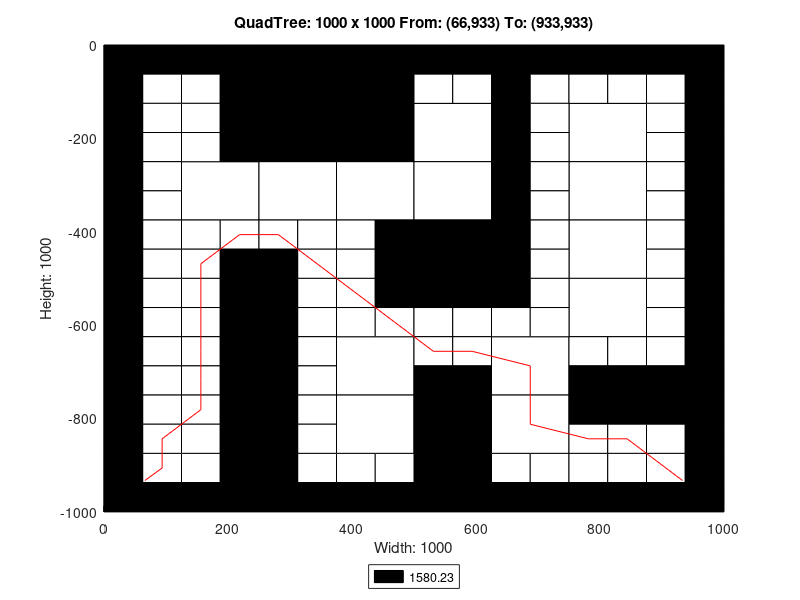

Reproduce this figure in MATLAB.
axis([0 1000 -1000 0]);
title('QuadTree: 1000 x 1000 From: (66,933) To: (933,933)');
xlabel('Width: 1000');
ylabel('Height: 1000');
rectangle('Position',[250 -250 250 250], 'FaceColor',[0 0 0]);
rectangle('Position',[125 -375 125 125], 'FaceColor',[1 1 1]);
rectangle('Position',[250 -375 125 125], 'FaceColor',[1 1 1]);
rectangle('Position',[375 -375 125 125], 'FaceColor',[1 1 1]);
rectangle('Position',[500 -250 125 125], 'FaceColor',[1 1 1]);
rectangle('Position',[750 -250 125 125], 'FaceColor',[1 1 1]);
rectangle('Position',[500 -375 125 125], 'FaceColor',[1 1 1]);
rectangle('Position',[500 -500 125 125], 'FaceColor',[0 0 0]);
rectangle('Position',[750 -375 125 125], 'FaceColor',[1 1 1]);
rectangle('Position',[750 -500 125 125], 'FaceColor',[1 1 1]);
rectangle('Position',[375 -750 125 125], 'FaceColor',[1 1 1]);
rectangle('Position',[375 -875 125 125], 'FaceColor',[1 1 1]);
rectangle('Position',[625 -750 125 125], 'FaceColor',[1 1 1]);
rectangle('Position',[750 -625 125 125], 'FaceColor',[1 1 1]);
rectangle('Position',[500 -875 125 125], 'FaceColor',[0 0 0]);
rectangle('Position',[625 -875 125 125], 'FaceColor',[1 1 1]);
rectangle('Position',[500 -1000 125 125], 'FaceColor',[0 0 0]);
rectangle('Position',[0 -62.5 62.5 62.5], 'FaceColor',[0 0 0]);
rectangle('Position',[62.5 -62.5 62.5 62.5], 'FaceColor',[0 0 0]);
rectangle('Position',[0 -125 62.5 62.5], 'FaceColor',[0 0 0]);
rectangle('Position',[62.5 -125 62.5 62.5], 'FaceColor',[1 1 1]);
rectangle('Position',[125 -62.5 62.5 62.5], 'FaceColor',[0 0 0]);
rectangle('Position',[187.5 -62.5 62.5 62.5], 'FaceColor',[0 0 0]);
rectangle('Position',[125 -125 62.5 62.5], 'FaceColor',[1 1 1]);
rectangle('Position',[187.5 -125 62.5 62.5], 'FaceColor',[0 0 0]);
rectangle('Position',[0 -187.5 62.5 62.5], 'FaceColor',[0 0 0]);
rectangle('Position',[62.5 -187.5 62.5 62.5], 'FaceColor',[1 1 1]);
rectangle('Position',[0 -250 62.5 62.5], 'FaceColor',[0 0 0]);
rectangle('Position',[62.5 -250 62.5 62.5], 'FaceColor',[1 1 1]);
rectangle('Position',[125 -187.5 62.5 62.5], 'FaceColor',[1 1 1]);
rectangle('Position',[187.5 -187.5 62.5 62.5], 'FaceColor',[0 0 0]);
rectangle('Position',[125 -250 62.5 62.5], 'FaceColor',[1 1 1]);
rectangle('Position',[187.5 -250 62.5 62.5], 'FaceColor',[0 0 0]);
rectangle('Position',[0 -312.5 62.5 62.5], 'FaceColor',[0 0 0]);
rectangle('Position',[62.5 -312.5 62.5 62.5], 'FaceColor',[1 1 1]);
rectangle('Position',[0 -375 62.5 62.5], 'FaceColor',[0 0 0]);
rectangle('Position',[62.5 -375 62.5 62.5], 'FaceColor',[1 1 1]);
rectangle('Position',[0 -437.5 62.5 62.5], 'FaceColor',[0 0 0]);
rectangle('Position',[62.5 -437.5 62.5 62.5], 'FaceColor',[1 1 1]);
rectangle('Position',[0 -500 62.5 62.5], 'FaceColor',[0 0 0]);
rectangle('Position',[62.5 -500 62.5 62.5], 'FaceColor',[1 1 1]);
rectangle('Position',[125 -437.5 62.5 62.5], 'FaceColor',[1 1 1]);
rectangle('Position',[187.5 -437.5 62.5 62.5], 'FaceColor',[1 1 1]);
rectangle('Position',[125 -500 62.5 62.5], 'FaceColor',[1 1 1]);
rectangle('Position',[187.5 -500 62.5 62.5], 'FaceColor',[0 0 0]);
rectangle('Position',[250 -437.5 62.5 62.5], 'FaceColor',[1 1 1]);
rectangle('Position',[312.5 -437.5 62.5 62.5], 'FaceColor',[1 1 1]);
rectangle('Position',[250 -500 62.5 62.5], 'FaceColor',[0 0 0]);
rectangle('Position',[312.5 -500 62.5 62.5], 'FaceColor',[1 1 1]);
rectangle('Position',[375 -437.5 62.5 62.5], 'FaceColor',[1 1 1]);
rectangle('Position',[437.5 -437.5 62.5 62.5], 'FaceColor',[0 0 0]);
rectangle('Position',[375 -500 62.5 62.5], 'FaceColor',[1 1 1]);
rectangle('Position',[437.5 -500 62.5 62.5], 'FaceColor',[0 0 0]);
rectangle('Position',[500 -62.5 62.5 62.5], 'FaceColor',[0 0 0]);
rectangle('Position',[562.5 -62.5 62.5 62.5], 'FaceColor',[0 0 0]);
rectangle('Position',[500 -125 62.5 62.5], 'FaceColor',[1 1 1]);
rectangle('Position',[562.5 -125 62.5 62.5], 'FaceColor',[1 1 1]);
rectangle('Position',[625 -62.5 62.5 62.5], 'FaceColor',[0 0 0]);
rectangle('Position',[687.5 -62.5 62.5 62.5], 'FaceColor',[0 0 0]);
rectangle('Position',[625 -125 62.5 62.5], 'FaceColor',[0 0 0]);
rectangle('Position',[687.5 -125 62.5 62.5], 'FaceColor',[1 1 1]);
rectangle('Position',[625 -187.5 62.5 62.5], 'FaceColor',[0 0 0]);
rectangle('Position',[687.5 -187.5 62.5 62.5], 'FaceColor',[1 1 1]);
rectangle('Position',[625 -250 62.5 62.5], 'FaceColor',[0 0 0]);
rectangle('Position',[687.5 -250 62.5 62.5], 'FaceColor',[1 1 1]);
rectangle('Position',[750 -62.5 62.5 62.5], 'FaceColor',[0 0 0]);
rectangle('Position',[812.5 -62.5 62.5 62.5], 'FaceColor',[0 0 0]);
rectangle('Position',[750 -125 62.5 62.5], 'FaceColor',[1 1 1]);
rectangle('Position',[812.5 -125 62.5 62.5], 'FaceColor',[1 1 1]);
rectangle('Position',[875 -62.5 62.5 62.5], 'FaceColor',[0 0 0]);
rectangle('Position',[937.5 -62.5 62.5 62.5], 'FaceColor',[0 0 0]);
rectangle('Position',[875 -125 62.5 62.5], 'FaceColor',[1 1 1]);
rectangle('Position',[937.5 -125 62.5 62.5], 'FaceColor',[0 0 0]);
rectangle('Position',[875 -187.5 62.5 62.5], 'FaceColor',[1 1 1]);
rectangle('Position',[937.5 -187.5 62.5 62.5], 'FaceColor',[0 0 0]);
rectangle('Position',[875 -250 62.5 62.5], 'FaceColor',[1 1 1]);
rectangle('Position',[937.5 -250 62.5 62.5], 'FaceColor',[0 0 0]);
rectangle('Position',[625 -312.5 62.5 62.5], 'FaceColor',[0 0 0]);
rectangle('Position',[687.5 -312.5 62.5 62.5], 'FaceColor',[1 1 1]);
rectangle('Position',[625 -375 62.5 62.5], 'FaceColor',[0 0 0]);
rectangle('Position',[687.5 -375 62.5 62.5], 'FaceColor',[1 1 1]);
rectangle('Position',[625 -437.5 62.5 62.5], 'FaceColor',[0 0 0]);
rectangle('Position',[687.5 -437.5 62.5 62.5], 'FaceColor',[1 1 1]);
rectangle('Position',[625 -500 62.5 62.5], 'FaceColor',[0 0 0]);
rectangle('Position',[687.5 -500 62.5 62.5], 'FaceColor',[1 1 1]);
rectangle('Position',[875 -312.5 62.5 62.5], 'FaceColor',[1 1 1]);
rectangle('Position',[937.5 -312.5 62.5 62.5], 'FaceColor',[0 0 0]);
rectangle('Position',[875 -375 62.5 62.5], 'FaceColor',[1 1 1]);
rectangle('Position',[937.5 -375 62.5 62.5], 'FaceColor',[0 0 0]);
rectangle('Position',[875 -437.5 62.5 62.5], 'FaceColor',[1 1 1]);
rectangle('Position',[937.5 -437.5 62.5 62.5], 'FaceColor',[0 0 0]);
rectangle('Position',[875 -500 62.5 62.5], 'FaceColor',[1 1 1]);
rectangle('Position',[937.5 -500 62.5 62.5], 'FaceColor',[0 0 0]);
rectangle('Position',[0 -562.5 62.5 62.5], 'FaceColor',[0 0 0]);
rectangle('Position',[62.5 -562.5 62.5 62.5], 'FaceColor',[1 1 1]);
rectangle('Position',[0 -625 62.5 62.5], 'FaceColor',[0 0 0]);
rectangle('Position',[62.5 -625 62.5 62.5], 'FaceColor',[1 1 1]);
rectangle('Position',[125 -562.5 62.5 62.5], 'FaceColor',[1 1 1]);
rectangle('Position',[187.5 -562.5 62.5 62.5], 'FaceColor',[0 0 0]);
rectangle('Position',[125 -625 62.5 62.5], 'FaceColor',[1 1 1]);
rectangle('Position',[187.5 -625 62.5 62.5], 'FaceColor',[0 0 0]);
rectangle('Position',[0 -687.5 62.5 62.5], 'FaceColor',[0 0 0]);
rectangle('Position',[62.5 -687.5 62.5 62.5], 'FaceColor',[1 1 1]);
rectangle('Position',[0 -750 62.5 62.5], 'FaceColor',[0 0 0]);
rectangle('Position',[62.5 -750 62.5 62.5], 'FaceColor',[1 1 1]);
rectangle('Position',[125 -687.5 62.5 62.5], 'FaceColor',[1 1 1]);
rectangle('Position',[187.5 -687.5 62.5 62.5], 'FaceColor',[0 0 0]);
rectangle('Position',[125 -750 62.5 62.5], 'FaceColor',[1 1 1]);
rectangle('Position',[187.5 -750 62.5 62.5], 'FaceColor',[0 0 0]);
rectangle('Position',[250 -562.5 62.5 62.5], 'FaceColor',[0 0 0]);
rectangle('Position',[312.5 -562.5 62.5 62.5], 'FaceColor',[1 1 1]);
rectangle('Position',[250 -625 62.5 62.5], 'FaceColor',[0 0 0]);
rectangle('Position',[312.5 -625 62.5 62.5], 'FaceColor',[1 1 1]);
rectangle('Position',[375 -562.5 62.5 62.5], 'FaceColor',[1 1 1]);
rectangle('Position',[437.5 -562.5 62.5 62.5], 'FaceColor',[0 0 0]);
rectangle('Position',[375 -625 62.5 62.5], 'FaceColor',[1 1 1]);
rectangle('Position',[437.5 -625 62.5 62.5], 'FaceColor',[1 1 1]);
rectangle('Position',[250 -687.5 62.5 62.5], 'FaceColor',[0 0 0]);
rectangle('Position',[312.5 -687.5 62.5 62.5], 'FaceColor',[1 1 1]);
rectangle('Position',[250 -750 62.5 62.5], 'FaceColor',[0 0 0]);
rectangle('Position',[312.5 -750 62.5 62.5], 'FaceColor',[1 1 1]);
rectangle('Position',[0 -812.5 62.5 62.5], 'FaceColor',[0 0 0]);
rectangle('Position',[62.5 -812.5 62.5 62.5], 'FaceColor',[1 1 1]);
rectangle('Position',[0 -875 62.5 62.5], 'FaceColor',[0 0 0]);
rectangle('Position',[62.5 -875 62.5 62.5], 'FaceColor',[1 1 1]);
rectangle('Position',[125 -812.5 62.5 62.5], 'FaceColor',[1 1 1]);
rectangle('Position',[187.5 -812.5 62.5 62.5], 'FaceColor',[0 0 0]);
rectangle('Position',[125 -875 62.5 62.5], 'FaceColor',[1 1 1]);
rectangle('Position',[187.5 -875 62.5 62.5], 'FaceColor',[0 0 0]);
rectangle('Position',[0 -937.5 62.5 62.5], 'FaceColor',[0 0 0]);
rectangle('Position',[62.5 -937.5 62.5 62.5], 'FaceColor',[1 1 1]);
rectangle('Position',[0 -1000 62.5 62.5], 'FaceColor',[0 0 0]);
rectangle('Position',[62.5 -1000 62.5 62.5], 'FaceColor',[0 0 0]);
rectangle('Position',[125 -937.5 62.5 62.5], 'FaceColor',[1 1 1]);
rectangle('Position',[187.5 -937.5 62.5 62.5], 'FaceColor',[0 0 0]);
rectangle('Position',[125 -1000 62.5 62.5], 'FaceColor',[0 0 0]);
rectangle('Position',[187.5 -1000 62.5 62.5], 'FaceColor',[0 0 0]);
rectangle('Position',[250 -812.5 62.5 62.5], 'FaceColor',[0 0 0]);
rectangle('Position',[312.5 -812.5 62.5 62.5], 'FaceColor',[1 1 1]);
rectangle('Position',[250 -875 62.5 62.5], 'FaceColor',[0 0 0]);
rectangle('Position',[312.5 -875 62.5 62.5], 'FaceColor',[1 1 1]);
rectangle('Position',[250 -937.5 62.5 62.5], 'FaceColor',[0 0 0]);
rectangle('Position',[312.5 -937.5 62.5 62.5], 'FaceColor',[1 1 1]);
rectangle('Position',[250 -1000 62.5 62.5], 'FaceColor',[0 0 0]);
rectangle('Position',[312.5 -1000 62.5 62.5], 'FaceColor',[0 0 0]);
rectangle('Position',[375 -937.5 62.5 62.5], 'FaceColor',[1 1 1]);
rectangle('Position',[437.5 -937.5 62.5 62.5], 'FaceColor',[1 1 1]);
rectangle('Position',[375 -1000 62.5 62.5], 'FaceColor',[0 0 0]);
rectangle('Position',[437.5 -1000 62.5 62.5], 'FaceColor',[0 0 0]);
rectangle('Position',[500 -562.5 62.5 62.5], 'FaceColor',[0 0 0]);
rectangle('Position',[562.5 -562.5 62.5 62.5], 'FaceColor',[0 0 0]);
rectangle('Position',[500 -625 62.5 62.5], 'FaceColor',[1 1 1]);
rectangle('Position',[562.5 -625 62.5 62.5], 'FaceColor',[1 1 1]);
rectangle('Position',[625 -562.5 62.5 62.5], 'FaceColor',[0 0 0]);
rectangle('Position',[687.5 -562.5 62.5 62.5], 'FaceColor',[1 1 1]);
rectangle('Position',[625 -625 62.5 62.5], 'FaceColor',[1 1 1]);
rectangle('Position',[687.5 -625 62.5 62.5], 'FaceColor',[1 1 1]);
rectangle('Position',[500 -687.5 62.5 62.5], 'FaceColor',[1 1 1]);
rectangle('Position',[562.5 -687.5 62.5 62.5], 'FaceColor',[1 1 1]);
rectangle('Position',[500 -750 62.5 62.5], 'FaceColor',[0 0 0]);
rectangle('Position',[562.5 -750 62.5 62.5], 'FaceColor',[0 0 0]);
rectangle('Position',[875 -562.5 62.5 62.5], 'FaceColor',[1 1 1]);
rectangle('Position',[937.5 -562.5 62.5 62.5], 'FaceColor',[0 0 0]);
rectangle('Position',[875 -625 62.5 62.5], 'FaceColor',[1 1 1]);
rectangle('Position',[937.5 -625 62.5 62.5], 'FaceColor',[0 0 0]);
rectangle('Position',[750 -687.5 62.5 62.5], 'FaceColor',[1 1 1]);
rectangle('Position',[812.5 -687.5 62.5 62.5], 'FaceColor',[1 1 1]);
rectangle('Position',[750 -750 62.5 62.5], 'FaceColor',[0 0 0]);
rectangle('Position',[812.5 -750 62.5 62.5], 'FaceColor',[0 0 0]);
rectangle('Position',[875 -687.5 62.5 62.5], 'FaceColor',[1 1 1]);
rectangle('Position',[937.5 -687.5 62.5 62.5], 'FaceColor',[0 0 0]);
rectangle('Position',[875 -750 62.5 62.5], 'FaceColor',[0 0 0]);
rectangle('Position',[937.5 -750 62.5 62.5], 'FaceColor',[0 0 0]);
rectangle('Position',[625 -937.5 62.5 62.5], 'FaceColor',[1 1 1]);
rectangle('Position',[687.5 -937.5 62.5 62.5], 'FaceColor',[1 1 1]);
rectangle('Position',[625 -1000 62.5 62.5], 'FaceColor',[0 0 0]);
rectangle('Position',[687.5 -1000 62.5 62.5], 'FaceColor',[0 0 0]);
rectangle('Position',[750 -812.5 62.5 62.5], 'FaceColor',[0 0 0]);
rectangle('Position',[812.5 -812.5 62.5 62.5], 'FaceColor',[0 0 0]);
rectangle('Position',[750 -875 62.5 62.5], 'FaceColor',[1 1 1]);
rectangle('Position',[812.5 -875 62.5 62.5], 'FaceColor',[1 1 1]);
rectangle('Position',[875 -812.5 62.5 62.5], 'FaceColor',[0 0 0]);
rectangle('Position',[937.5 -812.5 62.5 62.5], 'FaceColor',[0 0 0]);
rectangle('Position',[875 -875 62.5 62.5], 'FaceColor',[1 1 1]);
rectangle('Position',[937.5 -875 62.5 62.5], 'FaceColor',[0 0 0]);
rectangle('Position',[750 -937.5 62.5 62.5], 'FaceColor',[1 1 1]);
rectangle('Position',[812.5 -937.5 62.5 62.5], 'FaceColor',[1 1 1]);
rectangle('Position',[750 -1000 62.5 62.5], 'FaceColor',[0 0 0]);
rectangle('Position',[812.5 -1000 62.5 62.5], 'FaceColor',[0 0 0]);
rectangle('Position',[875 -937.5 62.5 62.5], 'FaceColor',[1 1 1]);
rectangle('Position',[937.5 -937.5 62.5 62.5], 'FaceColor',[0 0 0]);
rectangle('Position',[875 -1000 62.5 62.5], 'FaceColor',[0 0 0]);
rectangle('Position',[937.5 -1000 62.5 62.5], 'FaceColor',[0 0 0]);
X=[933,906.25,843.75,781.25,687.5,687.5,593.75,531.25,468.75,406.25,343.75,281.25,218.75,156.25,156.25,156.25,156.25,156.25,156.25,93.75,93.75,66];
Y=[-933,-906.25,-843.75,-843.75,-812.5,-687.5,-656.25,-656.25,-593.75,-531.25,-468.75,-406.25,-406.25,-468.75,-531.25,-593.75,-656.25,-718.75,-781.25,-843.75,-906.25,-933];
hold on;
plot(X,Y,'r');
legend('1580.23','Location','southoutside');
